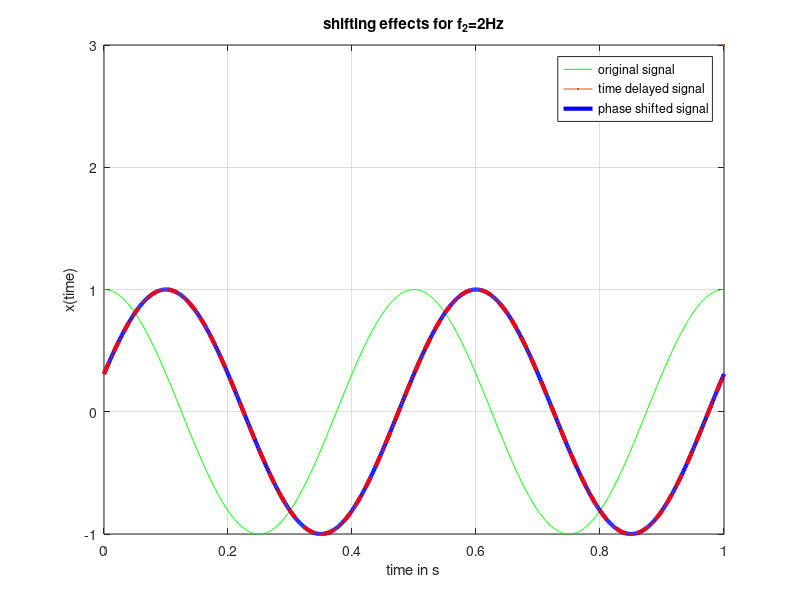
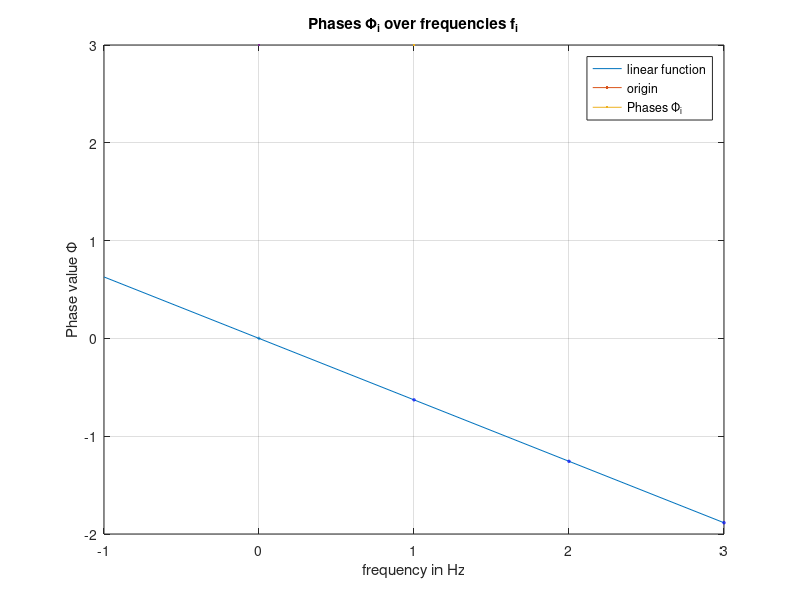

Write the MATLAB code that produced these figures, in order.

% Task 3

% b) plot f_2:

time = 0:0.001:1; % time vector
x = cos(2*pi*2*time);
tau = 0.1;
x2 = cos(2*pi*2*(time-tau));
x3 = cos(2*pi*2*time + (-tau*2*pi*2));

figure(1)
plot(time,x,"Color",[0 1 0],LineWidth=3) % plot original signal
hold on % add further graphs into one plot
plot(time,x2, 'LineWidth',3,'Color',[0 0 1]) % plot time delayed signal
plot(time,x3, '--.r','LineWidth',3,'Markersize',0.05) % plot phase shifted signal
hold off

% description plot:
xlabel('time in s');
ylabel('x(time)');
legend('original signal','time delayed signal','phase shifted signal')
title('shifting effects for f_2=2Hz');
grid on;



% c) plot phi_i:

phi_1 = - tau * 2 * pi * 1;
phi_2 = - tau * 2 * pi * 2;
phi_3 = - tau * 2 * pi * 3;

x_points = [1,2,3];
y_points = [phi_1, phi_2, phi_3];


% getting linear function/line:
slope_y = y_points(1)-y_points(2);
slope_x = x_points(1)-x_points(2);
slope = slope_y / slope_x;
freq_scale = -1:3;
% generating linear function to show that points lay on line:
linear_func = @(freq) slope * freq + 0; % @(freq) such that we can put in single frequency values like linear_func(3)

disp('Check if all Phi_i lay on the linear function whose slope was built by two Phi_i and it goes through the origin:')

for index = 1:3
    if y_points(index) == linear_func(x_points(index))
        disp('point lays on line')
    else
        disp('point is not on line!')
    end
end

% plotting the results in a new figure:
figure(2)
plot(freq_scale, linear_func(freq_scale), Color=[0 1 0], Linewidth=3)
hold on
scatter(0,0, Linewidth=6,Marker="+")
scatter(x_points,y_points, Linewidth=3,Color=[0 0 1])
hold off

% description plot:
xlabel('frequency in Hz');
ylabel('Phase value \Phi');
legend('linear function', 'origin', 'Phases \Phi_i')
title('Phases \Phi_i over frequencies f_i')
grid on;

